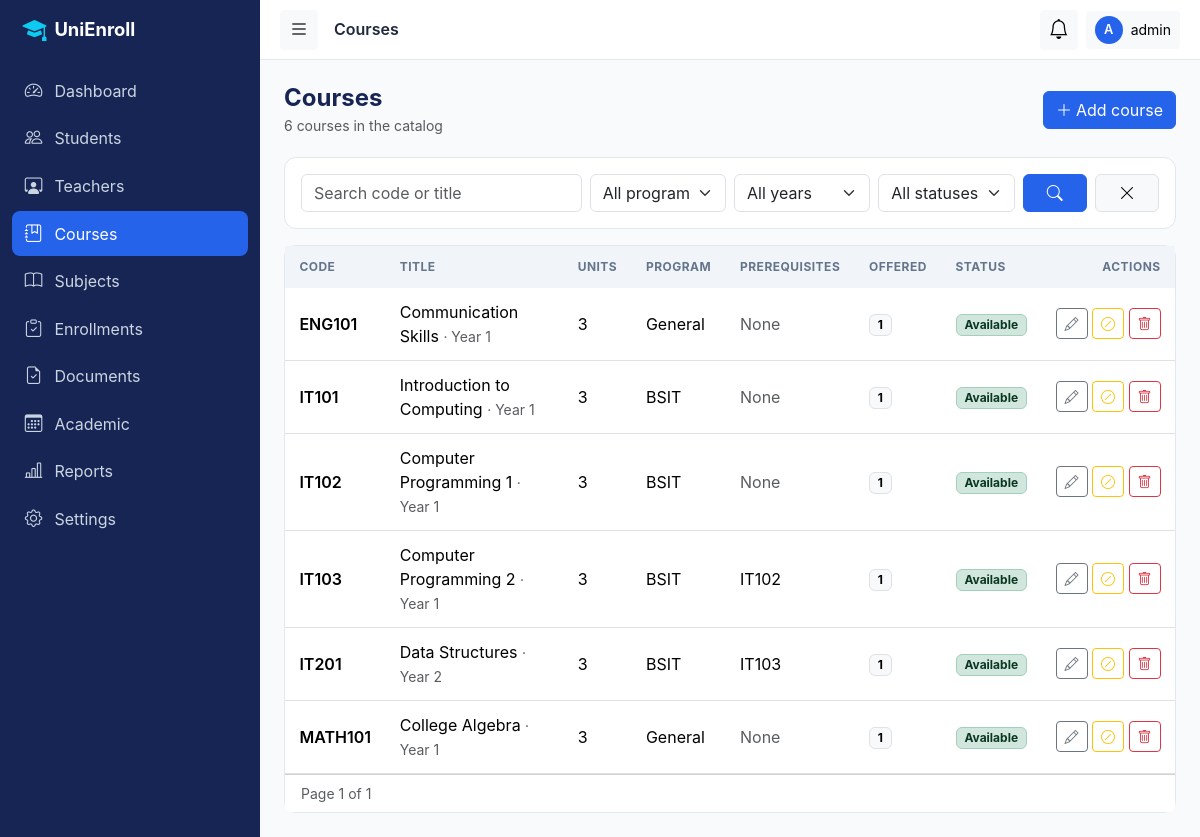
The app's page /admin/courses/index.php (signed in) with its own data.
### tables this page shows
CREATE TABLE users (
  id            INT UNSIGNED AUTO_INCREMENT PRIMARY KEY,
  username      VARCHAR(50)  NOT NULL,
  email         VARCHAR(120) NOT NULL,
  password_hash VARCHAR(255) NOT NULL,
  role          ENUM('admin','teacher','student') NOT NULL,
  status        ENUM('active','inactive') NOT NULL DEFAULT 'active',
  last_login    DATETIME NULL,
  created_at    TIMESTAMP NOT NULL DEFAULT CURRENT_TIMESTAMP,
  updated_at    TIMESTAMP NOT NULL DEFAULT CURRENT_TIMESTAMP ON UPDATE CURRENT_TIMESTAMP,
  UNIQUE KEY uq_users_username (username),
  UNIQUE KEY uq_users_email (email),
  KEY idx_users_role_status (role, status)
);

CREATE TABLE courses (
  id          INT UNSIGNED AUTO_INCREMENT PRIMARY KEY,
  program_id  INT UNSIGNED NULL,                       
  code        VARCHAR(20)  NOT NULL,
  title       VARCHAR(150) NOT NULL,
  description TEXT NULL,
  units       TINYINT UNSIGNED NOT NULL DEFAULT 3,
  year_level  TINYINT UNSIGNED NULL,
  status      ENUM('available','unavailable') NOT NULL DEFAULT 'available',
  created_at  TIMESTAMP NOT NULL DEFAULT CURRENT_TIMESTAMP,
  updated_at  TIMESTAMP NOT NULL DEFAULT CURRENT_TIMESTAMP ON UPDATE CURRENT_TIMESTAMP,
  UNIQUE KEY uq_courses_code (code),
  KEY idx_courses_program (program_id),
  CONSTRAINT fk_courses_program FOREIGN KEY (program_id)
    REFERENCES programs(id) ON UPDATE CASCADE ON DELETE SET NULL
);

CREATE TABLE programs (
  id            INT UNSIGNED AUTO_INCREMENT PRIMARY KEY,
  department_id INT UNSIGNED NOT NULL,
  code          VARCHAR(20)  NOT NULL,
  name          VARCHAR(150) NOT NULL,
  duration_years TINYINT UNSIGNED NOT NULL DEFAULT 4,    
  description   TEXT NULL,
  status        ENUM('active','inactive') NOT NULL DEFAULT 'active',
  created_at    TIMESTAMP NOT NULL DEFAULT CURRENT_TIMESTAMP,
  updated_at    TIMESTAMP NOT NULL DEFAULT CURRENT_TIMESTAMP ON UPDATE CURRENT_TIMESTAMP,
  UNIQUE KEY uq_programs_code (code),
  KEY idx_programs_department (department_id),
  CONSTRAINT fk_programs_department FOREIGN KEY (department_id)
    REFERENCES departments(id) ON UPDATE CASCADE ON DELETE RESTRICT
);

### includes/auth_check.php (called while the page is built, shortened)
<?php
function require_login(): array
{
    $pdo  = Database::getConnection();
    $stmt = $pdo->prepare('SELECT id, username, role, status FROM users WHERE id = ?');
    $stmt->execute([$_SESSION['user_id']]);
    $user = $stmt->fetch();
    $user['name'] = $_SESSION['display_name'] ?? $user['username'];
    return $user;
}
function require_role($roles): array
{
    $roles = (array)$roles;
    $user  = require_login();
        ?>
        <?php
    return $user;
}

### admin/courses/index.php (the view, shortened to what this page needs)
<?php
require_once __DIR__ . '/../../includes/auth_check.php';
$user = require_role('admin');
$pageTitle = 'Courses';
$pdo = Database::getConnection();
$q       = clean($_GET['q'] ?? '');
$program = $_GET['program'] ?? '';
$year    = (int)($_GET['year'] ?? 0);
$status  = in_array($_GET['status'] ?? '', ['available', 'unavailable'], true) ? $_GET['status'] : '';
$where = []; $params = [];
if ($program === 'general')      { $where[] = 'c.program_id IS NULL'; }
elseif ((int)$program > 0)       { $where[] = 'c.program_id = ?'; $params[] = (int)$program; }
else                             { $program = ''; }
$whereSql = $where ? 'WHERE ' . implode(' AND ', $where) : '';
$from  = 'FROM courses c LEFT JOIN programs p ON p.id = c.program_id';
$total = (int)scalar($pdo, "SELECT COUNT(*) $from $whereSql", $params);
$pg    = paginate($total, (int)($_GET['page'] ?? 1));
$stmt = $pdo->prepare(
    "SELECT c.*, p.code AS program_code,
       (SELECT GROUP_CONCAT(pc.code ORDER BY pc.code SEPARATOR ', ') FROM course_prerequisites cp
          JOIN courses pc ON pc.id = cp.prerequisite_id WHERE cp.course_id = c.id) AS prereq_codes,
       (SELECT COUNT(*) FROM subjects sb WHERE sb.course_id = c.id) AS offering_count
     $from $whereSql ORDER BY c.code LIMIT {$pg['perPage']} OFFSET {$pg['offset']}"
);
$stmt->execute($params);
$courses = $stmt->fetchAll();
$programs   = $pdo->query("SELECT id, code, name FROM programs WHERE status = 'active' ORDER BY code")->fetchAll();
$keep = array_filter(['q' => $q, 'program' => $program, 'year' => $year, 'status' => $status]);
require_once __DIR__ . '/../../includes/header.php';
?>
<div class="page-header">
  <div><h4>Courses</h4><small class="text-muted"><?= number_format($total) ?> course<?= $total === 1 ? '' : 's' ?> in the catalog</small></div>
  <button class="btn btn-primary" id="addBtn"><i class="bi bi-plus-lg me-1"></i>Add course</button>
</div>
<div class="card mb-3"><div class="card-body">
  <form class="row g-2" method="get">
    <div class="col-md-4"><input class="form-control" name="q" placeholder="Search code or title" value="<?= e($q) ?>"></div>
    <div class="col-6 col-md-2"><select class="form-select" name="program"><option value="">All programs</option><option value="general" <?= $program === 'general' ? 'selected' : '' ?>>General</option>
      <?php foreach ($programs as $p): ?><option value="<?= $p['id'] ?>" <?= (string)$p['id'] === (string)$program ? 'selected' : '' ?>><?= e($p['code']) ?></option><?php endforeach; ?></select></div>
    <div class="col-6 col-md-2"><select class="form-select" name="year"><option value="">All years</option>
      <?php for ($i = 1; $i <= 6; $i++): ?><option value="<?= $i ?>" <?= $year === $i ? 'selected' : '' ?>>Year <?= $i ?></option><?php endfor; ?></select></div>
    <div class="col-6 col-md-2"><select class="form-select" name="status"><option value="">All statuses</option>
      <?php foreach (['available', 'unavailable'] as $s): ?><option value="<?= $s ?>" <?= $status === $s ? 'selected' : '' ?>><?= ucfirst($s) ?></option><?php endforeach; ?></select></div>
    <div class="col-6 col-md-2 d-flex gap-2"><button class="btn btn-primary flex-fill"><i class="bi bi-search"></i></button>
      <a class="btn btn-light border flex-fill" href="index.php" title="Reset"><i class="bi bi-x-lg"></i></a></div>
  </form>
</div></div>
<div class="card">
  <?php if (!$courses): ?>
    <div class="empty-state"><i class="bi bi-journal-bookmark"></i><?= $keep ? 'No courses match your filters.' : 'No courses yet. Click “Add course” to create one.' ?></div>
  <?php else: ?>
  <div class="table-responsive"><table class="table table-hover mb-0">
    <thead><tr><th>Code</th><th>Title</th><th>Units</th><th>Program</th><th>Prerequisites</th><th>Offered</th><th>Status</th><th class="text-end">Actions</th></tr></thead>
    <tbody>
    <?php foreach ($courses as $c): ?>
      <tr>
        <td class="fw-semibold text-nowrap"><?= e($c['code']) ?></td>
        <td><?= e($c['title']) ?><?php if ($c['year_level']): ?> <small class="text-muted">· Year <?= (int)$c['year_level'] ?></small><?php endif; ?></td>
        <td><?= (int)$c['units'] ?></td>
        <td><?= e($c['program_code'] ?? 'General') ?></td>
        <td><?= $c['prereq_codes'] ? e($c['prereq_codes']) : '<span class="text-muted">None</span>' ?></td>
        <td><span class="badge text-bg-light border"><?= (int)$c['offering_count'] ?></span></td>
        <td><?= status_badge($c['status']) ?></td>
        <td class="text-end text-nowrap">
          <button class="btn btn-sm btn-outline-secondary edit-btn" title="Edit" data-item="<?= e(json_encode($c, JSON_HEX_TAG | JSON_HEX_AMP)) ?>"><i class="bi bi-pencil"></i></button>
          <?php $avail = $c['status'] === 'available'; ?>
          <form method="post" action="actions.php" class="d-inline"><?= csrf_field() ?>
            <button class="btn btn-sm btn-outline-<?= $avail ? 'warning' : 'success' ?>" title="<?= $avail ? 'Mark unavailable' : 'Mark available' ?>"
                    data-confirm="Mark <?= e($c['code']) ?> as <?= $avail ? 'unavailable' : 'available' ?>?" data-confirm-class="btn-<?= $avail ? 'warning' : 'success' ?>"
                    data-confirm-label="Yes, change"><i class="bi bi-<?= $avail ? 'slash-circle' : 'check-circle' ?>"></i></button></form>
          <form method="post" action="actions.php" class="d-inline"><?= csrf_field() ?>
            <button class="btn btn-sm btn-outline-danger" title="Delete" data-confirm="Permanently delete <?= e($c['code']) ?>?" data-confirm-label="Delete"><i class="bi bi-trash"></i></button></form>
        </td>
      </tr>
    <?php endforeach; ?>
    </tbody></table></div>
  <div class="card-footer bg-white d-flex justify-content-between align-items-center flex-wrap gap-2">
    <small class="text-muted">Page <?= $pg['page'] ?> of <?= $pg['pages'] ?></small><?= render_pagination($pg, $keep) ?></div>
  <?php endif; ?>
</div>
<?php require_once __DIR__ . '/../../includes/footer.php'; ?>

### includes/header.php (shortened to what this page needs)
<?php
$pageTitle = $pageTitle ?? APP_NAME;
?>
<!DOCTYPE html>
<html lang="en">
<head>
  <link href="https://cdn.jsdelivr.net/npm/bootstrap@5.3.3/dist/css/bootstrap.min.css" rel="stylesheet">
  <link href="https://cdn.jsdelivr.net/npm/bootstrap-icons@1.11.3/font/bootstrap-icons.min.css" rel="stylesheet">
  <link href="<?= e(asset('css/style.css')) ?>" rel="stylesheet">
</head>
<body>
<div class="app-wrapper">
  <?php require __DIR__ . '/sidebar.php'; ?>
  <div class="app-main">
    <header class="topbar">
      <button class="btn btn-light btn-sm" id="sidebarToggle" aria-label="Toggle sidebar"><i class="bi bi-list fs-5"></i></button>
      <h6 class="mb-0 ms-3 fw-semibold d-none d-sm-block"><?= e($pageTitle) ?></h6>
      <div class="ms-auto d-flex align-items-center gap-2">
        <div class="dropdown">
          <button class="btn btn-light btn-sm position-relative" data-bs-toggle="dropdown" aria-label="Notifications">
            <i class="bi bi-bell fs-5"></i>
          </button>
        </div>
        <div class="dropdown">
          <button class="btn btn-light btn-sm d-flex align-items-center gap-2" data-bs-toggle="dropdown">
            <span class="avatar"><?= e(strtoupper(mb_substr($user['name'], 0, 1))) ?></span>
            <span class="d-none d-md-inline"><?= e($user['name']) ?></span>
          </button>
        </div>
      </div>
    </header>
    <main class="content">

### includes/functions.php (shortened to what this page needs)
<?php
function e($value): string
{
    return htmlspecialchars((string)$value, ENT_QUOTES, 'UTF-8');
}
function url(string $path = ''): string
{
    return BASE_URL . '/' . ltrim($path, '/');
}
function asset(string $path): string
{
    return url('assets/' . ltrim($path, '/'));
}
function clean(?string $value): string
{
    return trim(strip_tags((string)$value));
}
function scalar(PDO $pdo, string $sql, array $params = [])
{
    $stmt = $pdo->prepare($sql);
    $stmt->execute($params);
    return $stmt->fetchColumn();
}
function status_badge(string $status): string
{
    $map = [
        'active' => 'success', 'approved' => 'success', 'verified' => 'success', 'open' => 'success', 'available' => 'success',
        'pending' => 'warning', 'inactive' => 'secondary', 'draft' => 'secondary', 'closed' => 'secondary',
        'unavailable' => 'secondary', 'passed' => 'success', 'failed' => 'danger', 'enrolled' => 'primary', 'dropped' => 'secondary', 'rejected' => 'danger', 'cancelled' => 'dark', 'graduated' => 'info',
    ];
    return '<span class="badge bg-' . ($map[$status] ?? 'secondary') . '-subtle text-' . ($map[$status] ?? 'secondary')
         . '-emphasis border border-' . ($map[$status] ?? 'secondary') . '-subtle text-capitalize">' . e($status) . '</span>';
}
function paginate(int $total, int $page, int $perPage = PER_PAGE): array
{
    $pages = max(1, (int)ceil($total / $perPage));
    $page  = min(max(1, $page), $pages);
    return ['total' => $total, 'page' => $page, 'pages' => $pages, 'perPage' => $perPage, 'offset' => ($page - 1) * $perPage];
}

### records on screen
users: role "admin"
courses: code "ENG101", title "Communication Skills", year_level "1", units "3", program_code "General", shows "None", offering_count "1", status "Available"
courses: code "IT101", title "Introduction to Computing", year_level "1", units "3", program.code "BSIT", shows "None", offering_count "1", status "Available"
courses: code "IT102", title "Computer Programming 1", year_level "1", units "3", program.code "BSIT", shows "None", offering_count "1", status "Available"
courses: code "IT103", title "Computer Programming 2", year_level "1", units "3", program.code "BSIT", prereq_codes "IT102", offering_count "1", status "Available"
courses: code "IT201", title "Data Structures", year_level "2", units "3", program.code "BSIT", prereq_codes "IT103", offering_count "1", status "Available"
courses: code "MATH101", title "College Algebra", year_level "1", units "3", program_code "General", shows "None", offering_count "1", status "Available"

### other values on screen
$label "Dashboard"
$label "Students"
$label "Teachers"
$label "Courses"
$label "Subjects"
$label "Enrollments"
$label "Documents"
$label "Academic"
$label "Reports"
$label "Settings"
$pageTitle "Courses"
mb_substr($user['name'], 0, 1) "A"
$total "6"
$pg['page'] "1"
$pg['pages'] "1"
